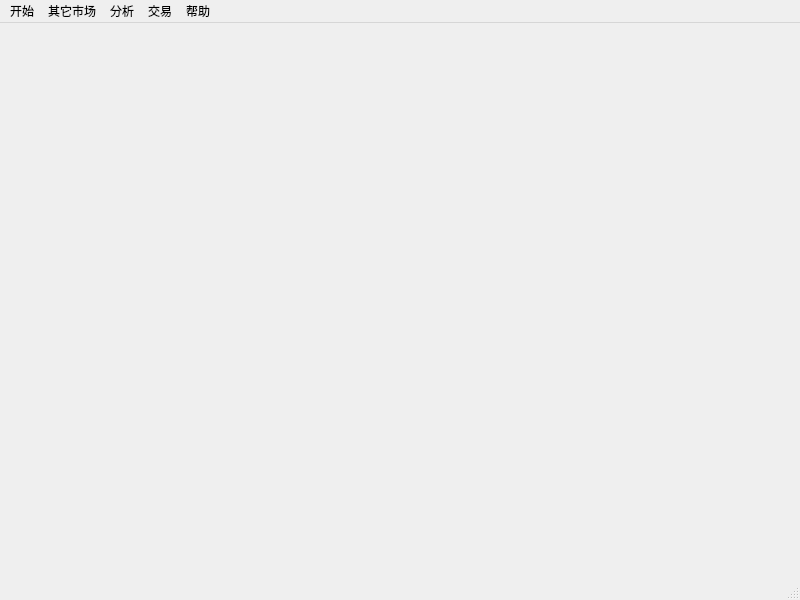
<?xml version="1.0" encoding="UTF-8"?>
<ui version="4.0">
 <class>MainWindow</class>
 <widget class="QMainWindow" name="MainWindow">
  <property name="geometry">
   <rect>
    <x>0</x>
    <y>0</y>
    <width>800</width>
    <height>600</height>
   </rect>
  </property>
  <property name="windowTitle">
   <string>MainWindow</string>
  </property>
  <widget class="QWidget" name="centralwidget">
   <layout class="QHBoxLayout" name="horizontalLayout">
    <property name="leftMargin">
     <number>2</number>
    </property>
    <property name="topMargin">
     <number>0</number>
    </property>
    <property name="rightMargin">
     <number>2</number>
    </property>
    <property name="bottomMargin">
     <number>0</number>
    </property>
   </layout>
  </widget>
  <widget class="QMenuBar" name="menubar">
   <property name="geometry">
    <rect>
     <x>0</x>
     <y>0</y>
     <width>800</width>
     <height>20</height>
    </rect>
   </property>
   <widget class="QMenu" name="menu">
    <property name="font">
     <font>
      <family>宋体</family>
      <pointsize>12</pointsize>
     </font>
    </property>
    <property name="title">
     <string>开始</string>
    </property>
    <addaction name="DLAllStockK"/>
    <addaction name="DLStockInfo"/>
    <addaction name="newsReport"/>
    <addaction name="tts_setting"/>
    <addaction name="exit"/>
   </widget>
   <widget class="QMenu" name="menu_2">
    <property name="font">
     <font>
      <family>微软雅黑</family>
      <pointsize>12</pointsize>
     </font>
    </property>
    <property name="title">
     <string>其它市场</string>
    </property>
    <addaction name="ZHMarket"/>
    <addaction name="USMarket"/>
    <addaction name="HKMarket"/>
    <addaction name="USzMarket"/>
    <addaction name="UKMarket"/>
   </widget>
   <widget class="QMenu" name="menu_3">
    <property name="font">
     <font>
      <family>宋体</family>
      <pointsize>12</pointsize>
     </font>
    </property>
    <property name="title">
     <string>分析</string>
    </property>
    <addaction name="fundFlow"/>
    <addaction name="pickStock"/>
   </widget>
   <widget class="QMenu" name="menu_4">
    <property name="font">
     <font>
      <family>宋体</family>
      <pointsize>12</pointsize>
     </font>
    </property>
    <property name="title">
     <string>帮助</string>
    </property>
    <addaction name="actionF10"/>
    <addaction name="actionF3"/>
    <addaction name="formula"/>
    <addaction name="setVacation"/>
   </widget>
   <widget class="QMenu" name="menu_5">
    <property name="title">
     <string>交易</string>
    </property>
    <addaction name="login"/>
    <addaction name="commonTrade"/>
    <addaction name="actionWeb_Trade"/>
   </widget>
   <addaction name="menu"/>
   <addaction name="menu_2"/>
   <addaction name="menu_3"/>
   <addaction name="menu_5"/>
   <addaction name="menu_4"/>
  </widget>
  <widget class="QStatusBar" name="statusBar">
   <property name="sizeGripEnabled">
    <bool>true</bool>
   </property>
  </widget>
  <action name="ZHMarket">
   <property name="checkable">
    <bool>true</bool>
   </property>
   <property name="checked">
    <bool>true</bool>
   </property>
   <property name="icon">
    <iconset resource="resources.qrc">
     <normaloff>:/new/png/png/Zh.png</normaloff>:/new/png/png/Zh.png</iconset>
   </property>
   <property name="text">
    <string>A股</string>
   </property>
   <property name="font">
    <font>
     <family>宋体</family>
    </font>
   </property>
  </action>
  <action name="USMarket">
   <property name="checkable">
    <bool>true</bool>
   </property>
   <property name="icon">
    <iconset resource="resources.qrc">
     <normaloff>:/new/png/png/Us.png</normaloff>:/new/png/png/Us.png</iconset>
   </property>
   <property name="text">
    <string>美股</string>
   </property>
   <property name="font">
    <font>
     <family>宋体</family>
     <pointsize>12</pointsize>
    </font>
   </property>
  </action>
  <action name="HKMarket">
   <property name="checkable">
    <bool>true</bool>
   </property>
   <property name="icon">
    <iconset resource="resources.qrc">
     <normaloff>:/new/png/png/Hk.png</normaloff>:/new/png/png/Hk.png</iconset>
   </property>
   <property name="text">
    <string>港股</string>
   </property>
   <property name="font">
    <font>
     <family>宋体</family>
     <pointsize>12</pointsize>
    </font>
   </property>
  </action>
  <action name="USzMarket">
   <property name="checkable">
    <bool>true</bool>
   </property>
   <property name="icon">
    <iconset resource="resources.qrc">
     <normaloff>:/new/png/png/Us_Zh.png</normaloff>:/new/png/png/Us_Zh.png</iconset>
   </property>
   <property name="text">
    <string>美中概股</string>
   </property>
   <property name="font">
    <font>
     <family>宋体</family>
     <pointsize>12</pointsize>
    </font>
   </property>
  </action>
  <action name="newsReport">
   <property name="checkable">
    <bool>true</bool>
   </property>
   <property name="text">
    <string>关闭语音播报</string>
   </property>
  </action>
  <action name="exit">
   <property name="icon">
    <iconset resource="resources.qrc">
     <normaloff>:/new/png/png/exit.png</normaloff>:/new/png/png/exit.png</iconset>
   </property>
   <property name="text">
    <string>退出</string>
   </property>
  </action>
  <action name="fundFlow">
   <property name="icon">
    <iconset resource="resources.qrc">
     <normaloff>:/new/png/png/fund.jpg</normaloff>:/new/png/png/fund.jpg</iconset>
   </property>
   <property name="text">
    <string>资金流</string>
   </property>
  </action>
  <action name="actionF10">
   <property name="icon">
    <iconset resource="resources.qrc">
     <normaloff>:/new/png/png/finance.jpeg</normaloff>:/new/png/png/finance.jpeg</iconset>
   </property>
   <property name="text">
    <string>F10--财务经营分析</string>
   </property>
  </action>
  <action name="actionF3">
   <property name="icon">
    <iconset resource="resources.qrc">
     <normaloff>:/new/png/png/hots.jpg</normaloff>:/new/png/png/hots.jpg</iconset>
   </property>
   <property name="text">
    <string>F3--热度关键词</string>
   </property>
  </action>
  <action name="DLStockInfo">
   <property name="icon">
    <iconset resource="resources.qrc">
     <normaloff>:/new/png/png/download_2.png</normaloff>:/new/png/png/download_2.png</iconset>
   </property>
   <property name="text">
    <string>下载指数板块个股信息</string>
   </property>
  </action>
  <action name="DLAllStockK">
   <property name="enabled">
    <bool>true</bool>
   </property>
   <property name="icon">
    <iconset resource="resources.qrc">
     <normaloff>:/new/png/png/Save.png</normaloff>:/new/png/png/Save.png</iconset>
   </property>
   <property name="text">
    <string>下载所有股票k线</string>
   </property>
  </action>
  <action name="pickStock">
   <property name="icon">
    <iconset resource="resources.qrc">
     <normaloff>:/new/png/png/select.png</normaloff>:/new/png/png/select.png</iconset>
   </property>
   <property name="text">
    <string>公式选股</string>
   </property>
  </action>
  <action name="formula">
   <property name="icon">
    <iconset resource="resources.qrc">
     <normaloff>:/new/png/png/help.jpg</normaloff>:/new/png/png/help.jpg</iconset>
   </property>
   <property name="text">
    <string>公式编写说明</string>
   </property>
  </action>
  <action name="setVacation">
   <property name="icon">
    <iconset resource="resources.qrc">
     <normaloff>:/new/png/png/date.jpg</normaloff>:/new/png/png/date.jpg</iconset>
   </property>
   <property name="text">
    <string>设置股市假期</string>
   </property>
  </action>
  <action name="login">
   <property name="icon">
    <iconset resource="resources.qrc">
     <normaloff>:/new/png/png/login.png</normaloff>:/new/png/png/login.png</iconset>
   </property>
   <property name="text">
    <string>登录</string>
   </property>
  </action>
  <action name="commonTrade">
   <property name="icon">
    <iconset resource="resources.qrc">
     <normaloff>:/new/png/png/bs.jpg</normaloff>:/new/png/png/bs.jpg</iconset>
   </property>
   <property name="text">
    <string>普通交易</string>
   </property>
  </action>
  <action name="UKMarket">
   <property name="icon">
    <iconset resource="resources.qrc">
     <normaloff>:/new/png/png/UK.png</normaloff>:/new/png/png/UK.png</iconset>
   </property>
   <property name="text">
    <string>英股</string>
   </property>
  </action>
  <action name="tts_setting">
   <property name="icon">
    <iconset theme="audio-volume-high" resource="resources.qrc">
     <normaloff>:/new/png/png/report.png</normaloff>:/new/png/png/report.png</iconset>
   </property>
   <property name="text">
    <string>语音设置</string>
   </property>
  </action>
  <action name="actionWeb_Trade">
   <property name="text">
    <string>东方财富交易</string>
   </property>
  </action>
 </widget>
 <resources>
  <include location="resources.qrc"/>
 </resources>
 <connections>
  <connection>
   <sender>exit</sender>
   <signal>triggered()</signal>
   <receiver>MainWindow</receiver>
   <slot>close()</slot>
   <hints>
    <hint type="sourcelabel">
     <x>-1</x>
     <y>-1</y>
    </hint>
    <hint type="destinationlabel">
     <x>399</x>
     <y>299</y>
    </hint>
   </hints>
  </connection>
 </connections>
</ui>
